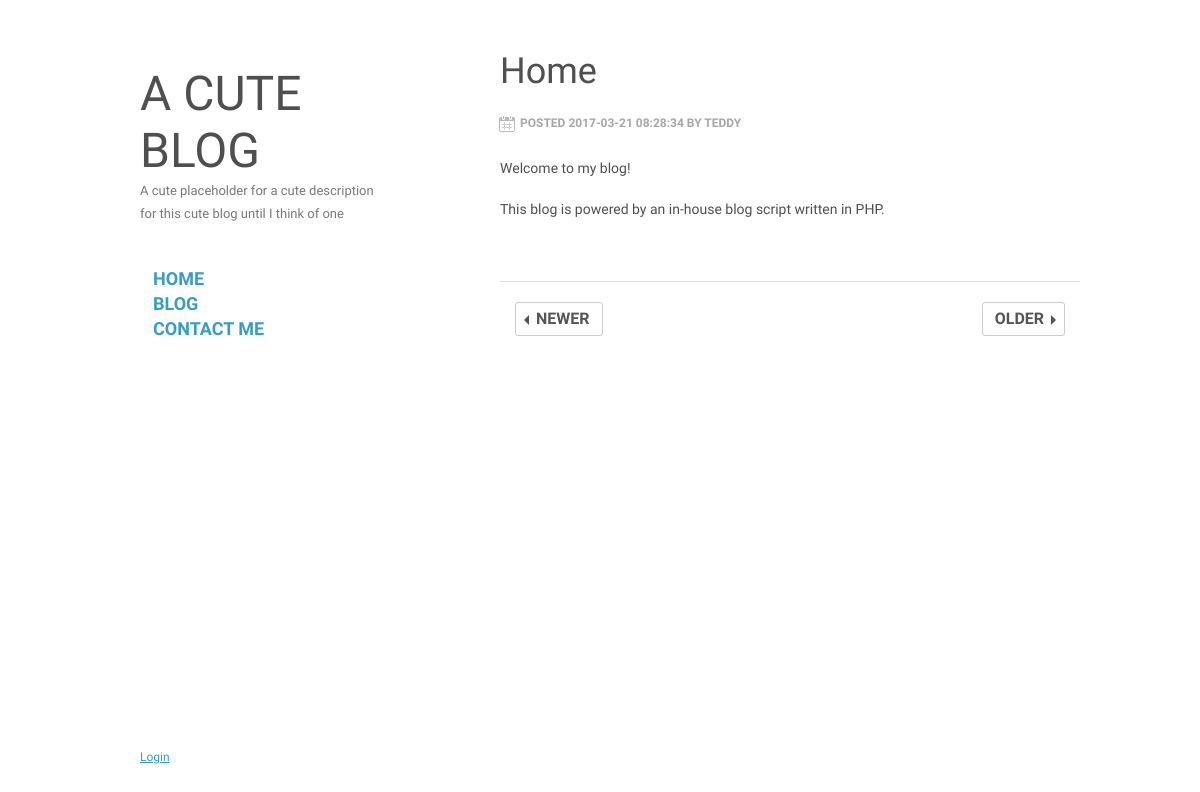
Page /blog on the committed database.
### tables this page shows
CREATE TABLE IF NOT EXISTS posts (
  post_id int(11) AUTO_INCREMENT,
  title varchar(255) NOT NULL DEFAULT '',
  content text NOT NULL DEFAULT '',
  date datetime NOT NULL DEFAULT NOW(),
  posted_by int(11) NOT NULL,
  PRIMARY KEY (post_id),
  CONSTRAINT post_author FOREIGN KEY (posted_by) REFERENCES users(user_id)
);

CREATE TABLE IF NOT EXISTS users (
  user_id int(11) AUTO_INCREMENT,
  name varchar(255) NOT NULL UNIQUE,
  password varchar(255) NOT NULL DEFAULT '',
  admin int(11) NOT NULL DEFAULT 0,
  PRIMARY KEY (user_id)
);

### index.php (called while the page is built, shortened)
<?php
$router = new RouterController();
$router->process($_SERVER['REQUEST_URI']);
$router->renderView();

### models/Db.php (called while the page is built, shortened)
<?php
class Db {
	private static $connection;
	public static function connect($host, $user, $password, $database) {
		if (!isset(self::$connection)) {
			self::$connection = @new PDO(
				"mysql:host=$host;dbname=$database",
				$user,
				$password
			);
		}
	}
	public static function queryAll($query, $params = array())
	{
        $result = self::$connection->prepare($query);
        $result->execute($params);
        return $result->fetchAll(\PDO::FETCH_ASSOC);
	}
}

### models/BlogManager.php (called while the page is built, shortened)
<?php
class BlogManager {
    public function getPosts($number)
    {
        return Db::queryAll('
            SELECT posts.*, users.name, GROUP_CONCAT(tags.tag_name ORDER BY tags.tag_name) AS tags
            FROM posts
            LEFT JOIN users ON users.user_id = posts.posted_by
            LEFT JOIN posts_tags ON posts_tags.post_id = posts.post_id
            LEFT JOIN tags ON tags.tag_id = posts_tags.tag_id
            GROUP BY posts.post_id DESC LIMIT 0, 5
        ', array($number));
    }
}

### controllers/BlogController.php (called while the page is built, shortened)
<?php
class BlogController extends Controller {
	function process($params) {
        $blogManager = new BlogManager();
        if (!empty($params[0])) {
            $post = $blogManager->getPostById($params[0]);
            if (!$post)
                $this->redirect('error');
            $this->data['post'] = $post;
            $this->view = 'post';
        } else {
            $posts = $blogManager->getPosts(5);
        }
	}
}

### controllers/RouterController.php (called while the page is built, shortened)
<?php
class RouterController extends Controller {
	private function parseUrl($url)
	{
		$parsedUrl = parse_url($url);
		$parsedUrl["path"] = ltrim($parsedUrl["path"], "/");
		$parsedUrl["path"] = trim($parsedUrl["path"]);
		$explodedUrl = explode("/", $parsedUrl["path"]);
		return $explodedUrl;
	}
	private function dashesToCamel($text)
	{
		$text = str_replace('-', ' ', $text);
		$text = ucwords($text);
		$text = str_replace(' ', '', $text);
		return $text;
	}
	function process($params) {
		$parsedUrl = $this->parseUrl($params);
		$controllerClass = $this->dashesToCamel(array_shift($parsedUrl)) . 'Controller';
		if (file_exists('controllers/' . $controllerClass . '.php')) {
			$this->controller = new $controllerClass;
			$this->controller->process($parsedUrl);
		} else {
			$this->redirect('error');
		}
	}
}

### views/posts.phtml (the view, shortened to what this page needs)
<?php foreach ($_posts as $post) : ?>
	<div class="post">
		<h2><a href="/blog/<?= $post['post_id'] ?>"><?= $post['title'] ?></h2></a>
		<div class="date">
			Posted <?= $post['date'] ?> by <?= $post['name'] ?>
		</div>
		<?= $post['content'] ?><br />
	</div>
<?php endforeach ?>
<a href="?page=<?php echo $page-1?>" class="pagination-arrow newer">Newer</a>
<a href="?page=<?php echo $page+1?>" class="pagination-arrow older">Older</a>

### style.css (style rules this page uses)
* { margin:0; padding:0; }
body { font:15px/1.3 Arial, sans-serif; color: #4f4f4f; }
a, a:visited { outline:none; color:#389dc1; }
h2 { font: 36px 'Open Sans Condensed', sans-serif; }
p { font: 14px 'Open Sans Condensed', sans-serif; }
h1 a, h2 a { color:#4f4f4f !important; text-decoration: none !important; }
#content p, #content ul { margin-bottom:25px; }
.post { padding: 50px 0 15px 0; border-bottom: 1px solid #dfdfdf; }
.post .date { font: bold 12px 'Open Sans Condensed', sans-serif; text-transform: uppercase; color: #a7a7a7; margin: 24px 0 30px 20px; position: relative; }
.post .date:before { width:18px; height:18px; position:absolute; content:''; left: -22px; top: -1px; }
.pagination-arrow { display: inline-block; font: bold 16px/1 'Open Sans Condensed', sans-serif; border: 1px solid #ccc; border-radius: 3px; margin: 20px 15px; color: #555 !important; padding: 8px 12px; text-decoration: none !important; text-transform: uppercase; position: relative; }
.pagination-arrow.newer { padding-left: 20px; }
.pagination-arrow.older { padding-right: 20px; float:right; }
.pagination-arrow.newer:before, .pagination-arrow.older:before { content: ''; border: 5px solid #555; border-color: transparent #555 transparent transparent; width: 0; height: 0; position: absolute; left: 3px; top: 12px; }
.pagination-arrow.older:before { left:auto; right:3px; border-color: transparent transparent transparent #555; }

### rows in the picture
posts: title "Home", date "2017-03-21 08:28:34", posted_by.name "TEDDY", content "Welcome to my blog! This blog is powered by an in-house blog script written in PHP."

### other values in the picture
$blog_title "A CUTE BLOG"
$blog_description "A cute placeholder for a cute description for this cute blog until I think of one"
